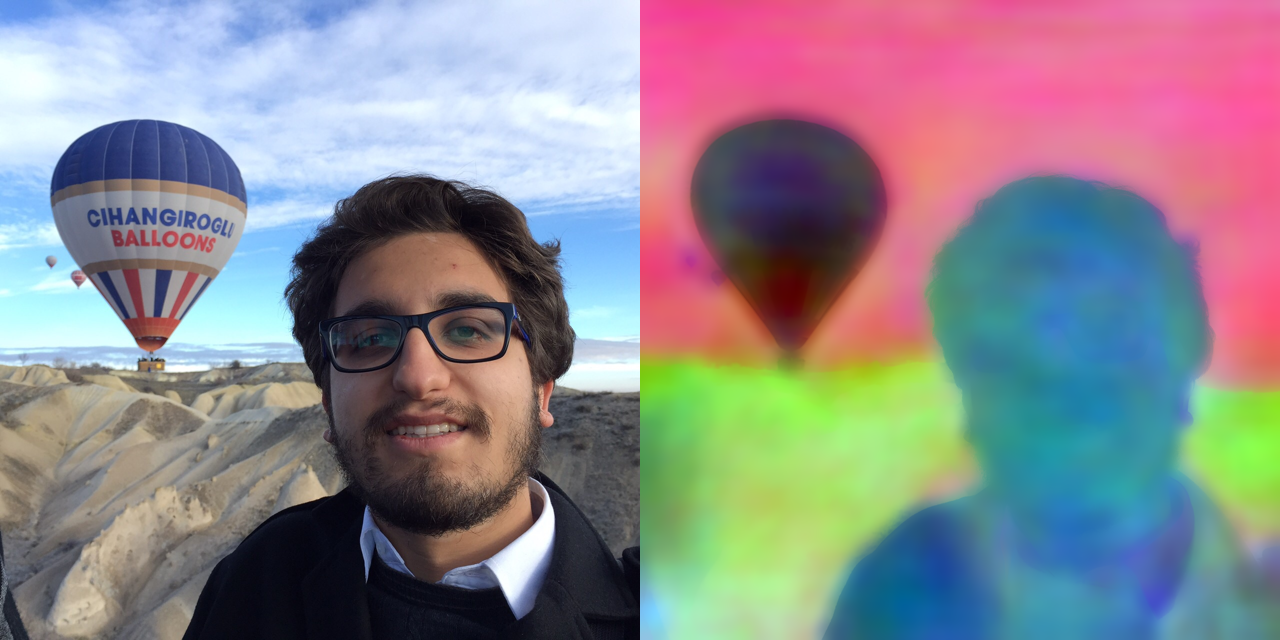
#> input picture dociaSplit.png, 1280 x 640 px
$ jupyter execute --allow-errors sss.ipynb   (shell and % lines are left out)
#> lines starting #> are read from the running program, lines starting #| are printed output that depends on the picture
# SSS implement with python & pytorch

[cell 1]
import scipy.io
from scipy import misc
import numpy as np
import matplotlib.pyplot as plt
from scipy.sparse.linalg import eigs
import random
# from PIL import Image
import cv2
from scipy.sparse import csr_matrix

# PCA & Normalise 128 -> 3

[cell 2]
def load_image_feat_array(image_path,feature_path):
    image = np.asarray(plt.imread(image_path))
    feat = np.asarray(scipy.io.loadmat(feature_path)['embedmap'])
    print(f'shape of image array is',image.shape)
    print(f'shape of feature array is',feat.shape)
    return image, feat

#> (the rest of this cell did not finish here and is left out)

[cell 3]
# import cv2
# from cv2.ximgproc import guidedFilter

def pca_feature(image,feature):
    # Filter out super high numbers due to some instability in the network
    feature[feature>5] = 5
    feature[feature<-5] = -5
    #### Missing an image guided filter with the image as input
    ##
    ##########
    # change to double precision
    feature = np.float64(feature)
    # retrieve size of feature array
    shape = feature.shape
    [h, w, d] = feature.shape
    # resize to a two-dimensional array
    feature = np.reshape(feature, (h*w,d))
    # calculate average of each column
    featmean = np.average(feature,0)
    onearray = np.ones((h*w,1))
    featmeanarray = np.multiply(np.ones((h*w,1)),featmean)
    feature = np.subtract(feature,featmeanarray)
    feature_transpose = np.transpose(feature)
    cover = np.dot(feature_transpose, feature)
    # get largest eigenvectors of the array
    val,vecs = eigs(cover, k=3, which='LI')
    pcafeature = np.dot(feature, vecs)
    pcafeature = np.reshape(pcafeature,(h,w,3))
    pcafeature = np.float64(pcafeature)
    return pcafeature


def normalise_0_1(feature):
    max_value = np.amin(feature)
    min_value = np.amax(feature)
    subtract = max_value - min_value
    for i in range(0,3):
        feature[:,:,i] = feature[:,:,i] - np.amin(feature[:,:,i])
        feature[:,:,i] = feature[:,:,i] / np.amax(feature[:,:,i])
    return feature


#> (the rest of this cell did not finish here and is left out)

# Semantic Soft Segmentation

[cell 4]
# import image and feature from processed image
processed_image_path = "dociaSplit.png"
#> processed_image_path = 'dociaSplit.png'
image = np.asarray(plt.imread(processed_image_path)[:,0:640,:])
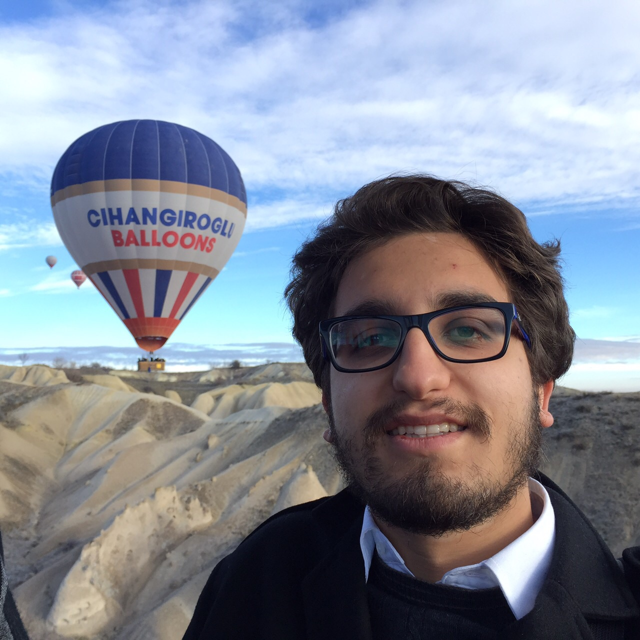
#> image: shape (640, 640, 3) float32; mean R, G, B 0.522, 0.546, 0.595
feature = np.asarray(plt.imread(processed_image_path)[:,640:1280,:])
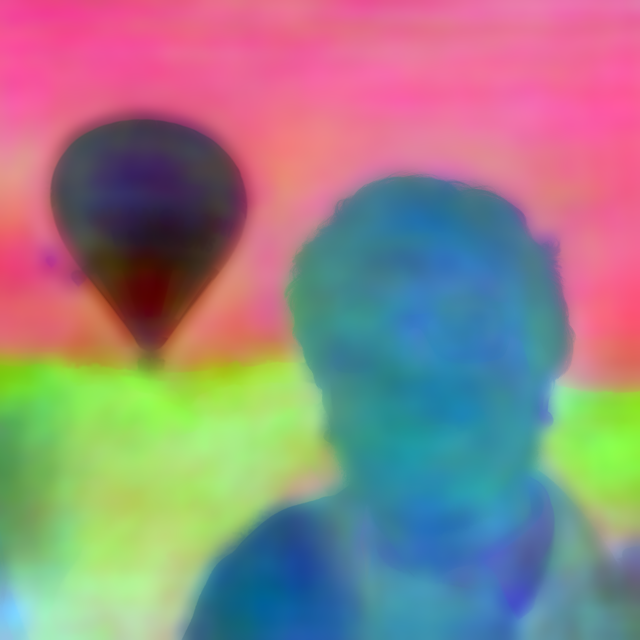
#> feature: shape (640, 640, 3) float32; mean R, G, B 0.577, 0.518, 0.523

f, axarr = plt.subplots(1,2)
axarr[0].imshow(image)
axarr[1].imshow(feature)
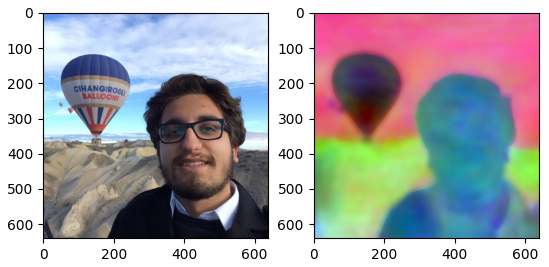
#> figure drawn by matplotlib, 2 panels

## Matting Affinity

[cell 5]
def localRGBnormalDistributions(image, windowRadius = None, epsilon = None):
    if windowRadius == None:
        windowRadius = 1
    if epsilon == None:
        epsilon = 1e-8
    [h, w, d] = image.shape
    N = h * w
    windowSize = 2 * windowRadius + 1
    meanImage = cv2.blur(image, (windowSize, windowSize))
    covarMat = np.zeros((3, 3, N),dtype='float')

    for r in range(0,3):
        for c in range(r,3):
            temp = cv2.blur(np.dot(image[:, :, r],image[:, :, c]), (windowSize,windowSize)) - np.dot(meanImage[:,:,r],meanImage[:,:,c])
            temp = np.reshape(temp, (409600,))
            covarMat[r, c, :] = temp[:]

    for i in range(0,3):
        covarMat[i,i,:] = covarMat[i,i,:] + epsilon

    for r in range(1,3):
        for c in range(0,r-1):
            covarMat[r,c,:] = covarMat[c,r,:]
    print(f'The shape of meanImage is ',meanImage.shape)
    print(f'The shape of covarMat is ',covarMat.shape)

    return meanImage, covarMat


def im2col_sliding_strided(A, BSZ, stepsize=1):
    # Parameters
    m,n = A.shape
    s0, s1 = A.strides
    nrows = m-BSZ[0]+1
    ncols = n-BSZ[1]+1
    shp = BSZ[0],BSZ[1],nrows,ncols
    strd = s0,s1,s0,s1

    out_view = np.lib.stride_tricks.as_strided(A, shape=shp, strides=strd)
    return out_view.reshape(BSZ[0]*BSZ[1],-1)[:,::stepsize]

[cell 6]
def calculate_matting_affinity(image):
    windowRadius = 1
    epsilon = 1e-7
    image = np.float64(image)
    windowSize = 2 * windowRadius + 1
    neighSize = windowSize**2
    [h, w, c] = image.shape
    N = h * w
    epsilon = epsilon / neighSize

    meanImage, covarMat = localRGBnormalDistributions(image, windowRadius, epsilon)

    # Determine pixels and their local neighbors
    indices = np.transpose(np.reshape(np.arange(1,h*w+1),(h,w)))
    neighInd = np.transpose(im2col_sliding_strided(indices,[windowSize, windowSize]))
    inMap = np.ones((h,w))
    inMap = inMap[windowRadius + 1 : inMap.shape[0]+1 - windowRadius, windowRadius + 1 : inMap.shape[1]+1 - windowRadius]
#     neighInd = neighInd[inMap, :]
    inInd = neighInd[:, int((neighSize +1)/2)]
    pixCnt = inInd.shape[0]

    # Prepare in & out data
    image = np.reshape(image, (N, c))
    meanImage = np.reshape(meanImage, (N, c))
    flowRows = np.zeros((neighSize, neighSize, pixCnt),dtype='float')
    flowCols = np.zeros((neighSize, neighSize, pixCnt),dtype='float')
    flows = np.zeros((neighSize, neighSize, pixCnt),dtype='float')

    for i in range(0,inInd.shape[0]-1):
        if(i%100000==0):
            print(f'Now processing: ',i)
        neighs = neighInd[i,:]
        shiftedWinColors = image[neighs,:] - np.matlib.repmat(meanImage[inInd[i],:],neighs.shape[0],1)
        arraydivide = np.dot(np.linalg.inv(covarMat[:,:,inInd[i]]),np.transpose(shiftedWinColors))
        flows[:,:,i] = np.dot(shiftedWinColors, arraydivide)
        neighs = np.matlib.repmat(neighs,neighs.shape[0],1)
        flowRows[:,:,i] = neighs
        flowCols[:,:,i] = np.transpose(neighs)

    flows = (flows+1)/neighSize
    W = csr_matrix((flows[:].flatten(), (flowRows[:].flatten(), flowCols[:].flatten())), shape=(N, N))
    W = (W + np.transpose(W))/2
    print(f'The shape of matting affinity is ',W.shape)
    return W

#> (a cell that did not finish here is left out)

#| The shape of meanImage is  (640, 640, 3)
#| The shape of covarMat is  (3, 3, 409600)
#> in im2col_sliding_strided, `out_view = np.lib.stride_tricks.as_strided(A, shape=shp, strides=strd)`:
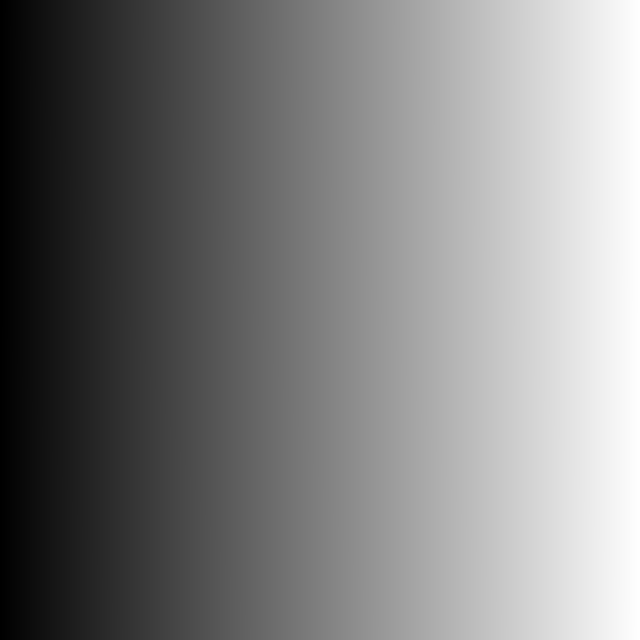
#> A: shape (640, 640) int64; min 1, max 409600, mean 204800.5; drawn with min black and max white

#> (a cell that did not finish here is left out)

## Generate superpixal

[cell 9]
from skimage.segmentation import slic
from skimage.segmentation import mark_boundaries
from skimage.util import img_as_float
from skimage import io
import matplotlib.pyplot as plt
import argparse

[cell 10]
image = img_as_float(image)
# loop over the number of segments
for numSegments in (100, 200, 300):
    # apply SLIC and extract (approximately) the supplied number
    # of segments
    segments = slic(image, n_segments = numSegments, sigma = 5)
     # show the output of SLIC
    fig = plt.figure("Superpixels -- %d segments" % (numSegments))
    ax = fig.add_subplot(1, 1, 1)
    ax.imshow(mark_boundaries(image, segments))
    plt.axis("off")
#> this loop made 3 passes
#> pass 1, `segments = slic(image, n_segments = numSegments, sigma = 5)`:
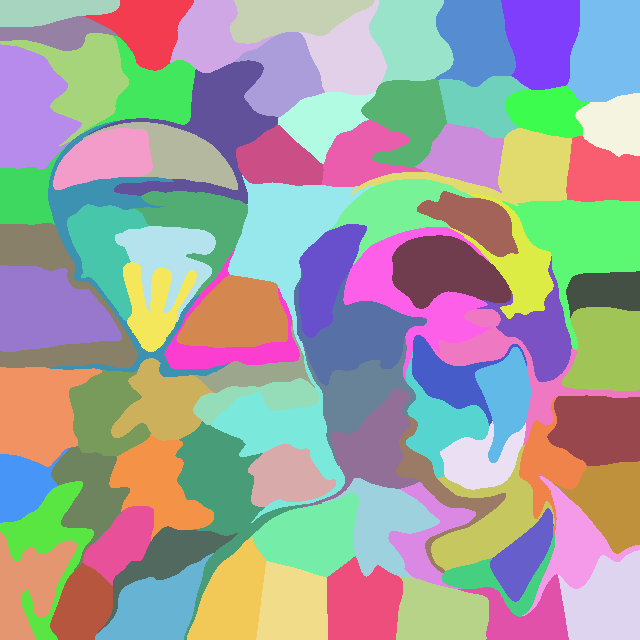
#> segments: shape (640, 640) int64; 90 distinct labels, from 1 to 90; one colour per label, 0 black
#> pass 2, `segments = slic(image, n_segments = numSegments, sigma = 5)`:
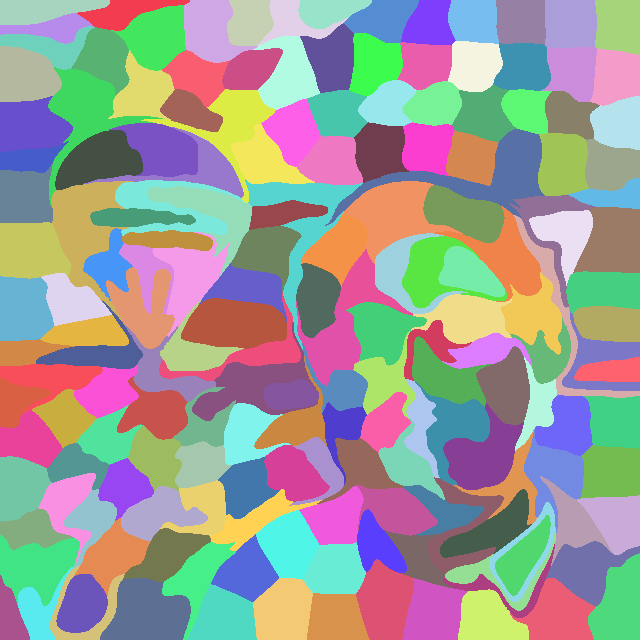
#> segments: shape (640, 640) int64; 178 distinct labels, from 1 to 178; one colour per label, 0 black
#> pass 3, `segments = slic(image, n_segments = numSegments, sigma = 5)`:
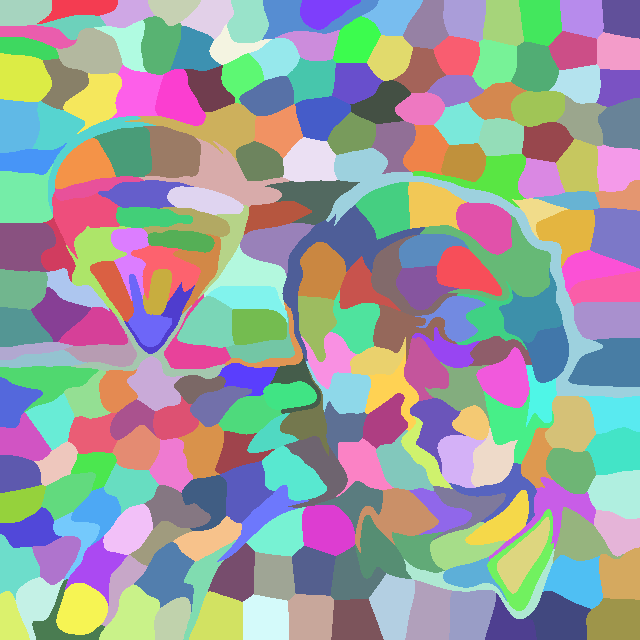
#> segments: shape (640, 640) int64; 253 distinct labels, from 1 to 253; one colour per label, 0 black

plt.show()
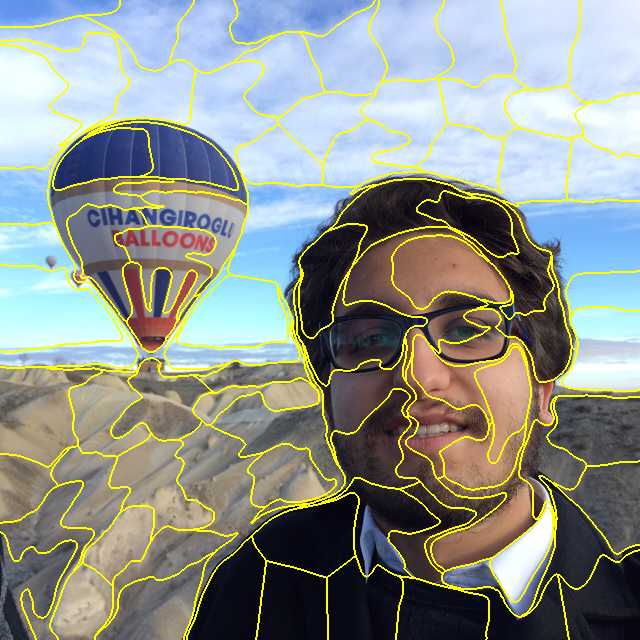
#> shown: shape (640, 640, 3) float32; mean R, G, B 0.559, 0.582, 0.554
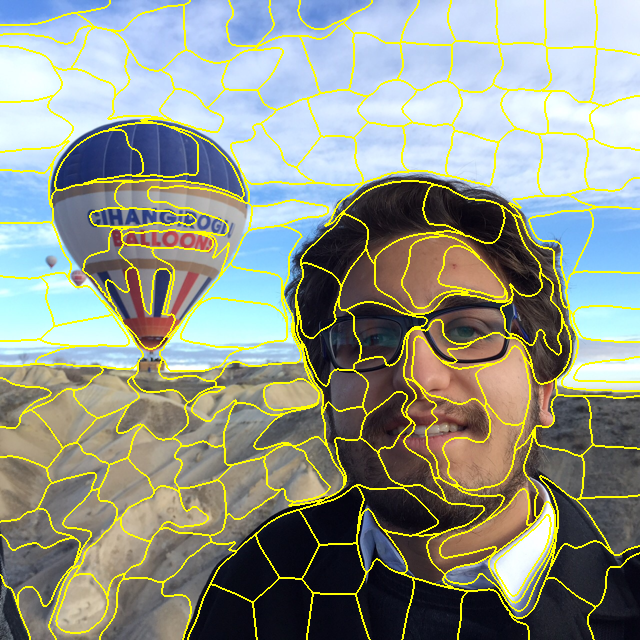
#> shown: shape (640, 640, 3) float32; mean R, G, B 0.568, 0.59, 0.539
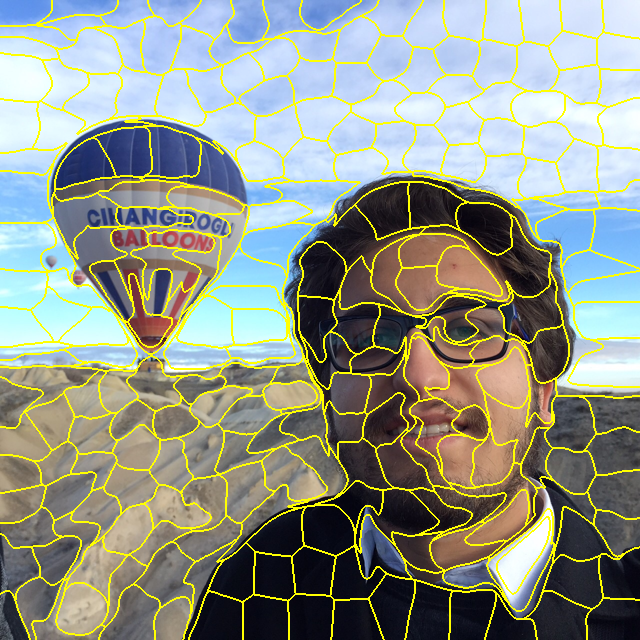
#> shown: shape (640, 640, 3) float32; mean R, G, B 0.573, 0.595, 0.532
